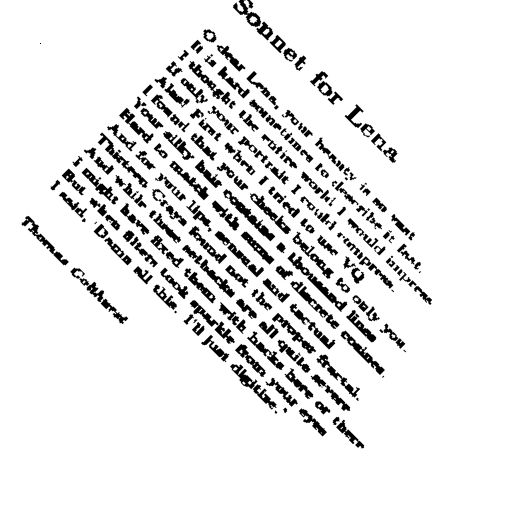
#> input picture TME2-Fourier transform/img/sonrot2.png, 512 x 512 px, given in place of son.png, which was not available
$ jupyter execute TME2.ipynb   (text cells are left out)
#> lines starting #> are read from the running program, lines starting #| are printed output that depends on the picture; after the words box and inside, x2 and y2 are one past the last pixel; in counts of white or black regions, pixels touching at a corner belong together; pictures that were not available may be replaced by others from this repository, and a replacement may not be noted
[cell 1]
import numpy as np
from numpy.fft import fft2,fftshift
from PIL import Image

son = np.array(Image.open('img/son.png'))
#> son is the input picture: shape (512, 512); min 0, max 255, mean 231.5
sonrot = np.array(Image.open('img/sonrot.png'))
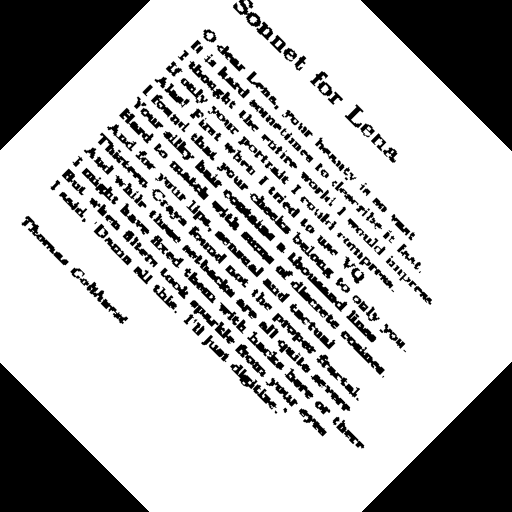
#> input picture TME2-Fourier transform/img/sonrot.png, 512 x 512 px
#> sonrot is the input picture: shape (512, 512); min 0, max 255, mean 187.4

[cell 2]
def computeFT(I):
    """ Array -> Array[complex] """
    return np.fft.fft2(I)

def toVisualizeFT(If):
    """ Array[complex] -> Array[float] """
    return np.abs(np.fft.fftshift(If))

def toVisualizeLogFT(If):
    """ Array[complex] -> Array[float] """
    return np.log(1 + np.abs(np.fft.fftshift(If)))

[cell 3]
#trying them out
import matplotlib.pyplot as plt
son = np.array(Image.open('img/son.png'))
sonrot = np.array(Image.open('img/sonrot.png'))

# Compute the Fourier transforms
FT_son = computeFT(son)
FT_sonrot = computeFT(sonrot)

# Visualize the Fourier transforms
FT_son_visual = toVisualizeFT(FT_son)
FT_sonrot_visual = toVisualizeFT(FT_sonrot)

# Visualize the Fourier transforms using a logarithmic scale
FT_son_log_visual = toVisualizeLogFT(FT_son)
FT_sonrot_log_visual = toVisualizeLogFT(FT_sonrot)

# Plotting the results
plt.figure(figsize=(10, 8))

plt.subplot(2, 2, 1)
plt.title('Fourier Transform - son.png')
plt.imshow(FT_son_visual, cmap='gray')
plt.colorbar()

plt.subplot(2, 2, 2)
plt.title('Log Fourier Transform - son.png')
plt.imshow(FT_son_log_visual, cmap='gray')
plt.colorbar()

plt.subplot(2, 2, 3)
plt.title('Fourier Transform - sonrot.png')
plt.imshow(FT_sonrot_visual, cmap='gray')
plt.colorbar()

plt.subplot(2, 2, 4)
plt.title('Log Fourier Transform - sonrot.png')
plt.imshow(FT_sonrot_log_visual, cmap='gray')
plt.colorbar()

plt.tight_layout()
plt.show()


# #makes sense because log changes them into high frequencies, so we can only see them in the log form

[cell 4]
#functioins from TME1
def thresholdImage(I,s):
    """ Array*int -> Array """
    copy_of_image = I.copy()
    for i in range(I.shape[0]):
        for j in range(I.shape[1]):
            if copy_of_image[i][j] < s:
                copy_of_image[i][j] = 0
            else:
                copy_of_image[i][j] = 255
    return copy_of_image

[cell 5]
import matplotlib.pyplot as plt

# Fourier Transformations
son_ft = computeFT(son)
sonrot_ft =computeFT(sonrot)

#module using log scale
log_son = toVisualizeLogFT(son_ft)
log_sonrot = toVisualizeLogFT(sonrot_ft)

# Plotting the results
plt.figure(figsize=(10, 8))
plt.subplot(2, 2, 1)
plt.imshow(log_son, cmap='gray')
plt.title('Log Fourier Transform - son.png')

plt.subplot(2, 2, 2)
plt.imshow(log_sonrot, cmap='gray')
plt.title('Log Fourier Transform - sonrot.png')

#tresholding the module
thresholded_son = thresholdImage(toVisualizeFT(son_ft), 1e5)
#> after the loop in thresholdImage, `for i in range(I.shape[0]):`:
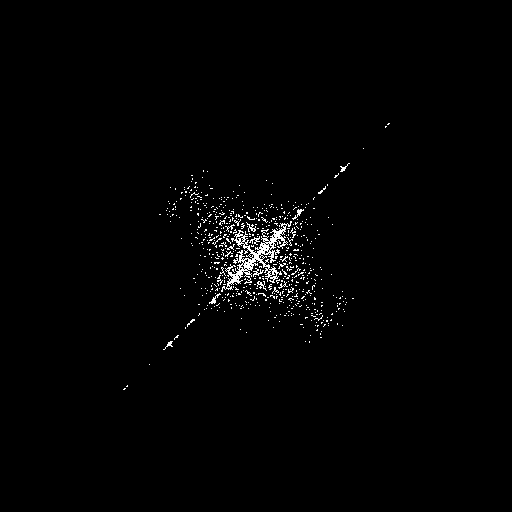
#> copy_of_image: shape (512, 512) float64; 1.3% white in thin lines or dots, all inside (x1, y1, x2, y2) = (123, 123, 390, 390)
thresholded_sonrot = thresholdImage(toVisualizeFT(sonrot_ft), 1e5)
#> after the loop in thresholdImage (call 2), `for i in range(I.shape[0]):`: copy_of_image: shape (512, 512) float64; 1.4% white in thin lines or dots, all inside (x1, y1, x2, y2) = (121, 120, 392, 393)

plt.subplot(2, 2, 3)
plt.imshow(thresholded_son,  cmap='gray')
plt.title('thresholded image - son.png')

plt.subplot(2, 2, 4)
plt.imshow(thresholded_sonrot,  cmap='gray')
plt.title('thresholded image - sonrot.png')
plt.tight_layout()
plt.show()

[cell 6]
def blend(I1,I2,alpha):
    """ Array**2*float -> Array """
    assert alpha <= 1
    assert alpha >= 0
    return alpha*I1 + (1-alpha)*I2

[cell 7]
b = blend(son, sonrot, 1/2)
plt.imshow(b, cmap='gray')
plt.title('blended images')
plt.show()
thresholded = thresholdImage(toVisualizeFT(computeFT(b)), 1e5 )
plt.title('thresholded blended images')
plt.imshow(thresholded, cmap='gray')

[cell 8]
def mainOrientation(I):
    """ Array -> tuple[Iori,float]
        return image of orientation (32 bins) and the main orientation (degree) from a Fourier transform module
    """
    n, m = I.shape

    size = 32
    x = np.array(range(size))
    ori = np.vstack((np.cos(np.pi*x/size), np.sin(np.pi*x/size))).T

    Iori = np.zeros((n, m))
    orients = np.zeros((size))

    for i in range(1,n+1):
        for j in range(1,m+1):
            if I[i-1, j-1] > 0:
                v = np.array([j-m/2, -i + n/2])
                if i > n/2:
                    v = -v
                    prod = np.matmul(ori, v)
                    maxi = prod.max()
                    if maxi > 0:
                        imax = np.nonzero(prod == maxi)
                        Iori[i-1, j-1] = imax[0]
                        orients[imax] += 1

    maxori = np.nonzero(orients == orients.max())[0][0]
    return (Iori, 180*maxori/size - 90)

def rotateImage(I,a):
    """ Array*float -> Array
        return a rotation of angle a (degree) of image I
    """
    return np.array(Image.fromarray(I).rotate(a, expand=True, fillcolor=127))

####### your code below

def rectifyOrientation(I):
    """ array --> array
        rectifies the orientation of an image I
    """
    image_ft = toVisualizeFT(computeFT(I))
    tresholded_image = thresholdImage(image_ft, 300000)
#> call 4 of thresholdImage, with s = 300000
#> after the loop in thresholdImage (call 4), `for i in range(I.shape[0]):`:
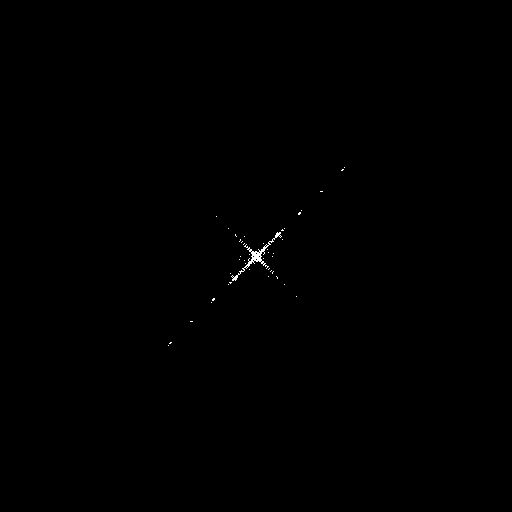
#> copy_of_image: shape (512, 512) float64; 0.14% white in thin lines or dots, all inside (x1, y1, x2, y2) = (168, 167, 345, 346)
    _, angle = mainOrientation(tresholded_image)

    return rotateImage(I, -angle)


rectified_sonrot = rectifyOrientation(sonrot)
#> in rectifyOrientation, `_, angle = mainOrientation(tresholded_image)`: angle = -45
#> in rotateImage, `return np.array(Image.fromarray(I).rotate(a, expand=True, fillcolor=12..`:
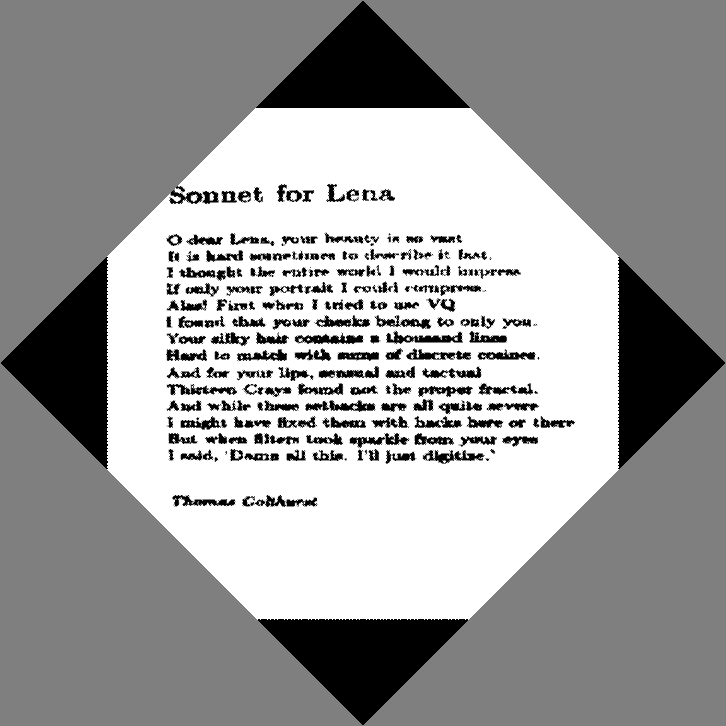
#> returned value: shape (726, 726); min 0, max 255, mean 157
plt.imshow(rectified_sonrot, cmap='gray')

[cell 9]
rectified_sonrot = rectifyOrientation(sonrot)
plt.imshow(rectified_sonrot, cmap='gray')
plt.show()
#lets try with different angles for port
port = np.array(Image.open('img/port.jpg'))
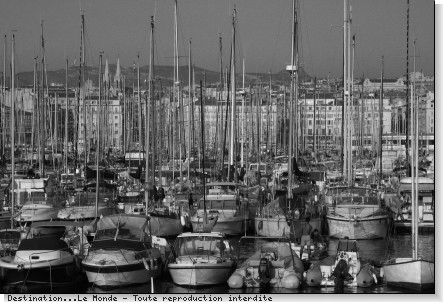
#> input picture TME2-Fourier transform/img/port.jpg, 443 x 302 px
#> port is the input picture: shape (302, 443); min 0, max 255, mean 100.6

angles =[15, 45, 90, 120]
for i, angle in enumerate(angles):
    # Rotate but don't do anything else
    rotated_port = rotateImage(port, angle)
    # Apply rectifyOrientation on the rotated image
    rectified_port = rectifyOrientation(rotated_port)

    plt.subplot(4, 2, 2 * i + 1)
    plt.imshow(rotated_port, cmap='gray')
    plt.title(f"Rotated port.jpg by {angle}°")

    plt.subplot(4, 2, 2 * i + 2)
    plt.imshow(rectified_port, cmap='gray')
    plt.title(f"Rectified port.jpg from {angle}°")
#> this loop made 4 passes
#> pass 1, `rotated_port = rotateImage(port, angle)`:
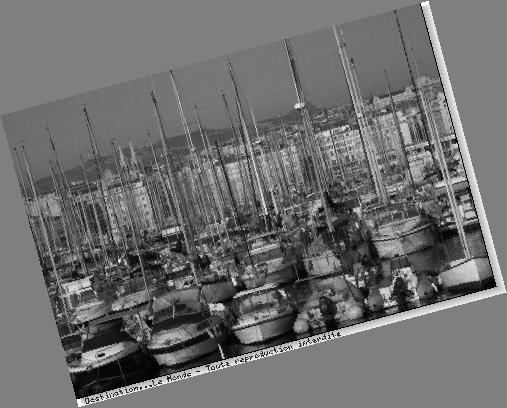
#> rotated_port: shape (408, 507); min 0, max 255, mean 109.9
#> pass 1, in rectifyOrientation (call 3), `tresholded_image = thresholdImage(image_ft, 300000)`:
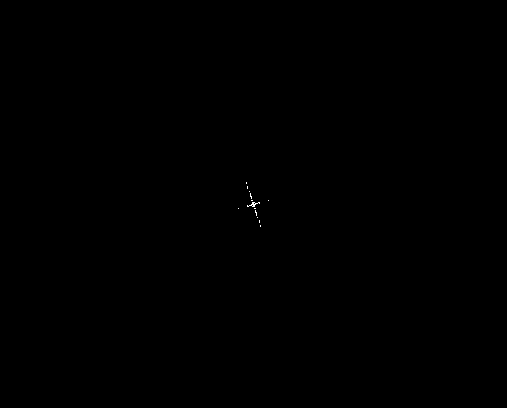
#> tresholded_image: shape (408, 507) float64; 0.03% white in thin lines or dots, all inside (x1, y1, x2, y2) = (238, 182, 269, 227)
#> pass 1, `rectified_port = rectifyOrientation(rotated_port)`:
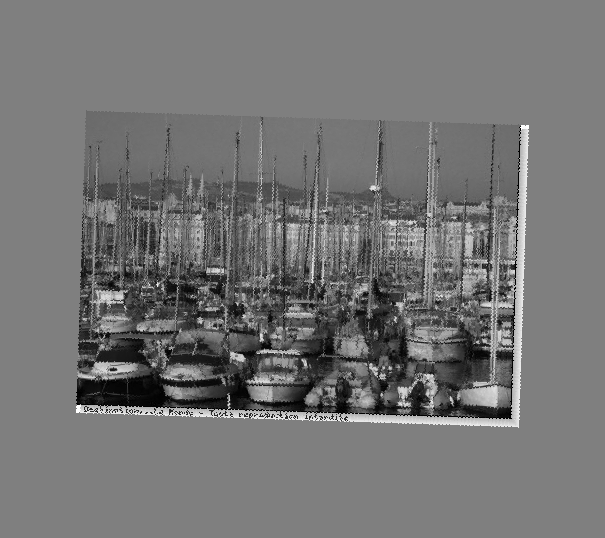
#> rectified_port: shape (538, 605); min 0, max 255, mean 116.2
#> after the loop:
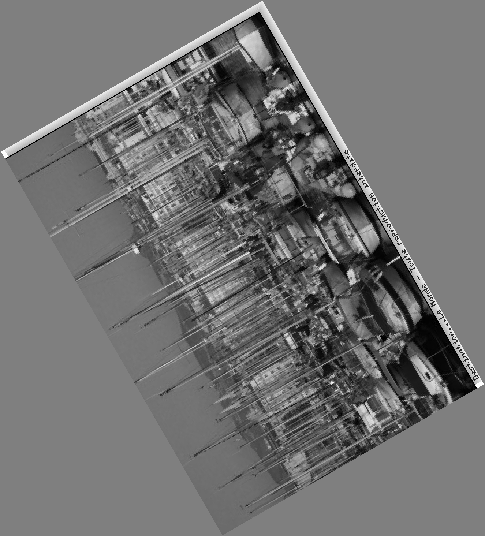
#> rotated_port: shape (536, 485); min 0, max 255, mean 113.4

plt.subplots_adjust(hspace=1, wspace=0.3)
plt.show()
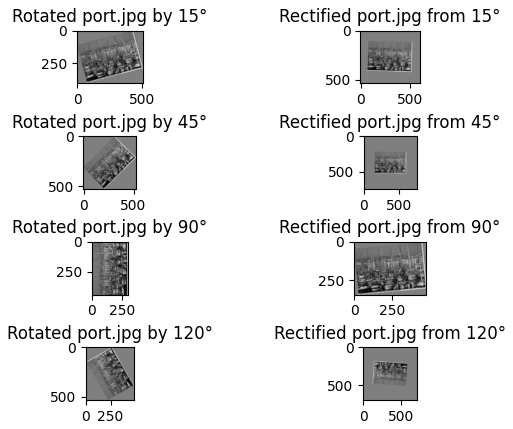
#> figure drawn by matplotlib, 8 panels
